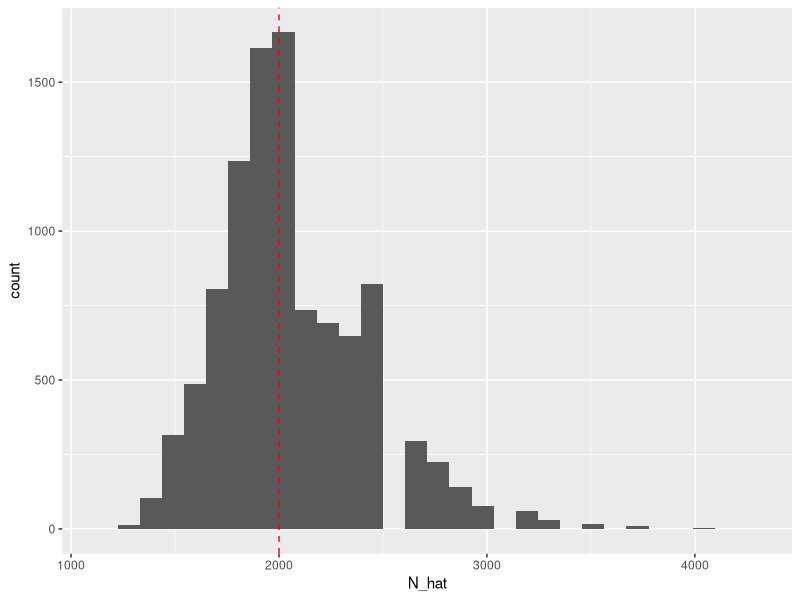

Write R code to recreate this figure.
## ---- chunk 1
knitr::opts_chunk$set(echo = TRUE, message = FALSE)
## ---- chunk 2
# set true value
N_true <- 2000
## ---- chunk 3
# number in first sample
r <- 200

# make vector of "marked" and "unmarked" individuals after initial sample
marked <- c(rep(1, r), rep(0, N_true -r))
## ---- chunk 4
# write function to simulate second sample
mark_recapture <- function(marked, m){
  samp2 <- sample(marked, size = m, replace = F)
  x <- sum(samp2)
  return(x)
}
## ---- chunk 5
# choose number of simulations
n_sims <- 10000
# number in second sample
m <- 300

# simulate!
R <- replicate(n_sims, mark_recapture(marked, m))

# calculate MoM estimate
N_hat <- r * m / R

# plot
library(tidyverse)
data.frame(N_hat) %>%
  ggplot(., aes(x = N_hat)) +
  geom_histogram() +
  geom_vline(xintercept = N_true, col = "red", linetype = "dashed")
